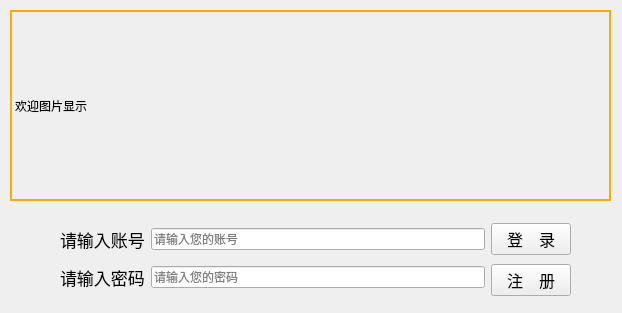
<?xml version="1.0" encoding="UTF-8"?>
<ui version="4.0">
 <class>Form</class>
 <widget class="QWidget" name="Form">
  <property name="geometry">
   <rect>
    <x>0</x>
    <y>0</y>
    <width>622</width>
    <height>313</height>
   </rect>
  </property>
  <property name="windowTitle">
   <string>登录界面</string>
  </property>
  <widget class="QLabel" name="label">
   <property name="geometry">
    <rect>
     <x>10</x>
     <y>10</y>
     <width>601</width>
     <height>191</height>
    </rect>
   </property>
   <property name="styleSheet">
    <string notr="true">border-width: 2px;border-style: solid;border-color: rgb(255, 170, 0)</string>
   </property>
   <property name="frameShape">
    <enum>QFrame::NoFrame</enum>
   </property>
   <property name="frameShadow">
    <enum>QFrame::Plain</enum>
   </property>
   <property name="lineWidth">
    <number>0</number>
   </property>
   <property name="text">
    <string>欢迎图片显示</string>
   </property>
  </widget>
  <widget class="QWidget" name="">
   <property name="geometry">
    <rect>
     <x>60</x>
     <y>220</y>
     <width>511</width>
     <height>79</height>
    </rect>
   </property>
   <layout class="QHBoxLayout" name="horizontalLayout_3">
    <item>
     <layout class="QVBoxLayout" name="verticalLayout">
      <item>
       <layout class="QHBoxLayout" name="horizontalLayout">
        <item>
         <widget class="QLabel" name="label_2">
          <property name="font">
           <font>
            <family>Adobe Heiti Std</family>
            <pointsize>13</pointsize>
           </font>
          </property>
          <property name="text">
           <string>请输入账号</string>
          </property>
         </widget>
        </item>
        <item>
         <widget class="QLineEdit" name="lineEdit1">
          <property name="placeholderText">
           <string>请输入您的账号</string>
          </property>
         </widget>
        </item>
       </layout>
      </item>
      <item>
       <layout class="QHBoxLayout" name="horizontalLayout_2">
        <item>
         <widget class="QLabel" name="label_3">
          <property name="font">
           <font>
            <family>Adobe Heiti Std</family>
            <pointsize>13</pointsize>
           </font>
          </property>
          <property name="text">
           <string>请输入密码</string>
          </property>
         </widget>
        </item>
        <item>
         <widget class="QLineEdit" name="lineEdit2">
          <property name="echoMode">
           <enum>QLineEdit::Password</enum>
          </property>
          <property name="placeholderText">
           <string>请输入您的密码</string>
          </property>
         </widget>
        </item>
       </layout>
      </item>
     </layout>
    </item>
    <item>
     <layout class="QVBoxLayout" name="verticalLayout_2">
      <item>
       <widget class="QPushButton" name="pushButton1">
        <property name="font">
         <font>
          <family>Adobe Heiti Std</family>
          <pointsize>12</pointsize>
         </font>
        </property>
        <property name="text">
         <string>登　录</string>
        </property>
       </widget>
      </item>
      <item>
       <widget class="QPushButton" name="pushButton2">
        <property name="font">
         <font>
          <family>Adobe Heiti Std</family>
          <pointsize>12</pointsize>
         </font>
        </property>
        <property name="text">
         <string>注　册</string>
        </property>
       </widget>
      </item>
     </layout>
    </item>
   </layout>
  </widget>
 </widget>
 <resources/>
 <connections/>
</ui>
